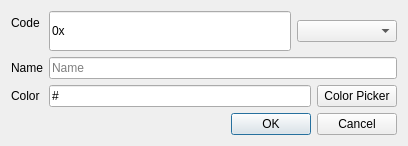
<?xml version="1.0" encoding="UTF-8"?>
<ui version="4.0">
 <class>MsgCodeMappingAddDialog</class>
 <widget class="QDialog" name="MsgCodeMappingAddDialog">
  <property name="geometry">
   <rect>
    <x>0</x>
    <y>0</y>
    <width>408</width>
    <height>146</height>
   </rect>
  </property>
  <property name="windowTitle">
   <string>Dialog</string>
  </property>
  <layout class="QFormLayout" name="formLayout">
   <item row="0" column="0">
    <widget class="QLabel" name="codeLabel">
     <property name="text">
      <string>Code</string>
     </property>
    </widget>
   </item>
   <item row="0" column="1">
    <layout class="QHBoxLayout" name="horizontalLayout_2">
     <item>
      <widget class="QLineEdit" name="codeLineEdit">
       <property name="sizePolicy">
        <sizepolicy hsizetype="Expanding" vsizetype="Expanding">
         <horstretch>0</horstretch>
         <verstretch>0</verstretch>
        </sizepolicy>
       </property>
       <property name="minimumSize">
        <size>
         <width>100</width>
         <height>0</height>
        </size>
       </property>
       <property name="focusPolicy">
        <enum>Qt::ClickFocus</enum>
       </property>
       <property name="toolTip">
        <string>Enter the code for the message to be parsed</string>
       </property>
       <property name="locale">
        <locale language="English" country="UnitedStates"/>
       </property>
       <property name="inputMask">
        <string>\0\xhh</string>
       </property>
       <property name="maxLength">
        <number>4</number>
       </property>
       <property name="placeholderText">
        <string/>
       </property>
       <property name="cursorMoveStyle">
        <enum>Qt::LogicalMoveStyle</enum>
       </property>
      </widget>
     </item>
     <item>
      <widget class="QComboBox" name="numericallFormatComboBox">
       <property name="minimumSize">
        <size>
         <width>100</width>
         <height>0</height>
        </size>
       </property>
       <property name="toolTip">
        <string>Select the input format of the code</string>
       </property>
       <property name="locale">
        <locale language="English" country="UnitedStates"/>
       </property>
      </widget>
     </item>
    </layout>
   </item>
   <item row="2" column="0">
    <widget class="QLabel" name="nameLabel">
     <property name="text">
      <string>Name</string>
     </property>
    </widget>
   </item>
   <item row="2" column="1">
    <widget class="QLineEdit" name="nameLineEdit">
     <property name="toolTip">
      <string>&lt;html&gt;&lt;head/&gt;&lt;body&gt;&lt;p&gt;Enter the name which shall substitute the code.&lt;/p&gt;&lt;p&gt;The numerical code will then be replaced in each message by this name.&lt;/p&gt;&lt;/body&gt;&lt;/html&gt;</string>
     </property>
     <property name="locale">
      <locale language="English" country="UnitedStates"/>
     </property>
     <property name="placeholderText">
      <string>Name</string>
     </property>
    </widget>
   </item>
   <item row="4" column="0">
    <widget class="QLabel" name="colorLabel">
     <property name="text">
      <string>Color</string>
     </property>
    </widget>
   </item>
   <item row="4" column="1">
    <layout class="QHBoxLayout" name="horizontalLayout">
     <item>
      <widget class="QLineEdit" name="colorLineEdit">
       <property name="toolTip">
        <string>&lt;html&gt;&lt;head/&gt;&lt;body&gt;&lt;p&gt;Enter the color for messages with the specified code.&lt;/p&gt;&lt;p&gt;Use the Color Picker for simplified color selection.&lt;/p&gt;&lt;/body&gt;&lt;/html&gt;</string>
       </property>
       <property name="locale">
        <locale language="English" country="UnitedStates"/>
       </property>
       <property name="inputMask">
        <string>\#hhhhhh</string>
       </property>
       <property name="placeholderText">
        <string>#000000</string>
       </property>
      </widget>
     </item>
     <item>
      <widget class="QPushButton" name="colorPickerPushButton">
       <property name="toolTip">
        <string>Call the Color Picker</string>
       </property>
       <property name="locale">
        <locale language="English" country="UnitedStates"/>
       </property>
       <property name="text">
        <string>Color Picker</string>
       </property>
      </widget>
     </item>
    </layout>
   </item>
   <item row="6" column="1">
    <widget class="QDialogButtonBox" name="buttonBox">
     <property name="orientation">
      <enum>Qt::Horizontal</enum>
     </property>
     <property name="standardButtons">
      <set>QDialogButtonBox::Cancel|QDialogButtonBox::Ok</set>
     </property>
    </widget>
   </item>
  </layout>
 </widget>
 <tabstops>
  <tabstop>codeLineEdit</tabstop>
  <tabstop>nameLineEdit</tabstop>
  <tabstop>colorLineEdit</tabstop>
  <tabstop>colorPickerPushButton</tabstop>
 </tabstops>
 <resources/>
 <connections>
  <connection>
   <sender>buttonBox</sender>
   <signal>accepted()</signal>
   <receiver>MsgCodeMappingAddDialog</receiver>
   <slot>accept()</slot>
   <hints>
    <hint type="sourcelabel">
     <x>248</x>
     <y>254</y>
    </hint>
    <hint type="destinationlabel">
     <x>157</x>
     <y>274</y>
    </hint>
   </hints>
  </connection>
  <connection>
   <sender>buttonBox</sender>
   <signal>rejected()</signal>
   <receiver>MsgCodeMappingAddDialog</receiver>
   <slot>reject()</slot>
   <hints>
    <hint type="sourcelabel">
     <x>316</x>
     <y>260</y>
    </hint>
    <hint type="destinationlabel">
     <x>286</x>
     <y>274</y>
    </hint>
   </hints>
  </connection>
 </connections>
</ui>
